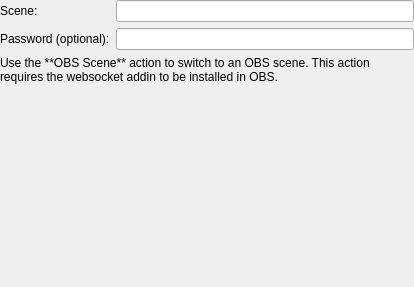
<?xml version="1.0" encoding="UTF-8"?>
<ui version="4.0">
 <class>action_command</class>
 <widget class="QWidget" name="action_command">
  <property name="geometry">
   <rect>
    <x>0</x>
    <y>0</y>
    <width>414</width>
    <height>287</height>
   </rect>
  </property>
  <property name="windowTitle">
   <string>Form</string>
  </property>
  <layout class="QVBoxLayout" name="verticalLayout">
   <property name="leftMargin">
    <number>0</number>
   </property>
   <property name="topMargin">
    <number>0</number>
   </property>
   <property name="rightMargin">
    <number>0</number>
   </property>
   <property name="bottomMargin">
    <number>0</number>
   </property>
   <item>
    <layout class="QFormLayout" name="formLayout">
     <property name="horizontalSpacing">
      <number>6</number>
     </property>
     <item row="0" column="0">
      <widget class="QLabel" name="label">
       <property name="text">
        <string>Scene:</string>
       </property>
      </widget>
     </item>
     <item row="0" column="1">
      <widget class="QLineEdit" name="command"/>
     </item>
     <item row="2" column="0" colspan="2">
      <widget class="QLabel" name="label_2">
       <property name="sizePolicy">
        <sizepolicy hsizetype="Preferred" vsizetype="Preferred">
         <horstretch>0</horstretch>
         <verstretch>0</verstretch>
        </sizepolicy>
       </property>
       <property name="text">
        <string>Use the **OBS Scene** action to switch to an OBS scene. This action requires the websocket addin to be installed in OBS.</string>
       </property>
       <property name="textFormat">
        <enum>Qt::MarkdownText</enum>
       </property>
       <property name="alignment">
        <set>Qt::AlignLeading|Qt::AlignLeft|Qt::AlignTop</set>
       </property>
       <property name="wordWrap">
        <bool>true</bool>
       </property>
      </widget>
     </item>
     <item row="1" column="0">
      <widget class="QLabel" name="label_3">
       <property name="text">
        <string>Password (optional):</string>
       </property>
      </widget>
     </item>
     <item row="1" column="1">
      <widget class="QLineEdit" name="lineEdit">
       <property name="echoMode">
        <enum>QLineEdit::PasswordEchoOnEdit</enum>
       </property>
      </widget>
     </item>
    </layout>
   </item>
  </layout>
 </widget>
 <resources/>
 <connections/>
</ui>
